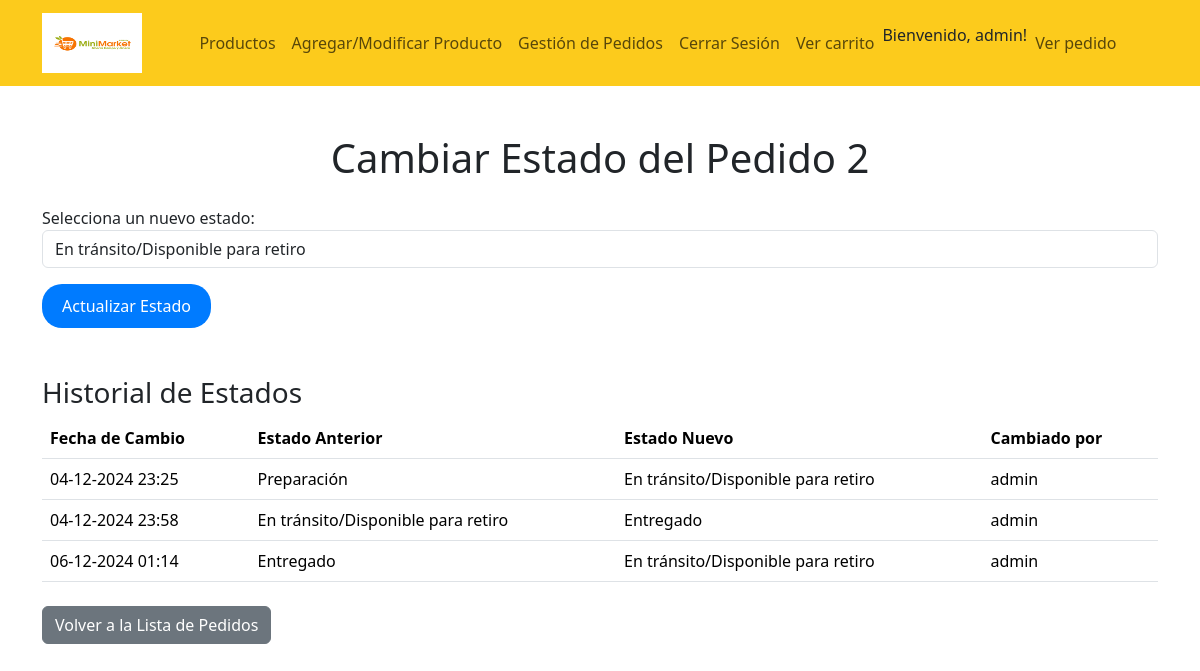
Page /pedido/2/cambiar_estado/ (signed in) on the committed database.
### core/models.py (models this page shows, shortened)
class Usuario(AbstractUser):
    PREGUNTAS_RECUPERACION = [
        ('1', '¿Cuál es el nombre de tu primera mascota?'),
        ('2', '¿Cuál es tu comida favorita?'),
        ('3', '¿Cuál es el nombre de tu mejor amigo de la infancia?'),
    ]
    nombre = models.CharField(max_length=150)
    correo = models.EmailField(unique=True)
    pregunta_recuperacion = models.CharField(max_length=1, choices=PREGUNTAS_RECUPERACION)
    respuesta_pregunta = models.CharField(max_length=150)
    rol = models.CharField(max_length=50, choices=[('cliente', 'Cliente'), ('trabajador', 'Trabajador'), ('administrador', 'Administrador')])
    USERNAME_FIELD = 'correo'  # Usa 'correo' para autenticación
    REQUIRED_FIELDS = ['username', 'nombre', 'rol']  # 'username' sigue siendo obligatorio

class Pedido(models.Model):
    ESTADOS = [
        ('PRE', 'Preparación'),
        ('TRA', 'En tránsito/Disponible para retiro'),
        ('ENT', 'Entregado'),
        ('CAN', 'Cancelado'),
    ]
    nombre_cliente = models.CharField(max_length=100)
    direccion_envio = models.CharField(max_length=255)
    correo_electronico = models.EmailField()
    productos = models.ManyToManyField('Producto', through='DetallePedido')
    total = models.DecimalField(max_digits=10, decimal_places=2)
    fecha_pedido = models.DateTimeField(auto_now_add=True)
    estado = models.CharField(max_length=3, choices=ESTADOS, default='PRE')  # Campo de estado

class HistorialEstadoPedido(models.Model):
    pedido = models.ForeignKey(Pedido, on_delete=models.CASCADE, related_name='historial_estados')
    estado_anterior = models.CharField(max_length=3, choices=Pedido.ESTADOS)
    estado_nuevo = models.CharField(max_length=3, choices=Pedido.ESTADOS)
    fecha_cambio = models.DateTimeField(auto_now_add=True)
    usuario = models.ForeignKey(settings.AUTH_USER_MODEL, on_delete=models.SET_NULL, null=True, blank=True)  # Actualizado

### core/views.py (the view, shortened to what this page needs)
# urls.py: path('pedido/<int:pedido_id>/cambiar_estado/', views.cambiar_estado_pedido, name='cambiar_estado_pedido'),
@login_required
@role_required('administrador')
def cambiar_estado_pedido(request, pedido_id):
    pedido = get_object_or_404(Pedido, id=pedido_id)
    return render(request, 'core/cambiar_estado_pedido.html', {'pedido': pedido})

### core/templates/core/cambiar_estado_pedido.html (shortened to what this page needs)
{% extends 'core/base.html' %}
{% block main %}
<div class="container mt-5">
    <h1 class="text-center">Cambiar Estado del Pedido {{ pedido.id }}</h1>
    <form method="post" class="mt-4">
        <div class="form-group">
            <label for="estado">Selecciona un nuevo estado:</label>
            <select name="estado" id="estado" class="form-control">
                {% for key, value in pedido.ESTADOS %}
                <option value="{{ key }}" {% if pedido.estado == key %}selected{% endif %}>
                    {{ value }}
                </option>
                {% endfor %}
            </select>
        </div>
        <button type="submit" class="btn btn-primary mt-3">Actualizar Estado</button>
    </form>
    <h3 class="mt-5">Historial de Estados</h3>
    <table class="table">
        <thead>
            <tr>
                <th>Fecha de Cambio</th>
                <th>Estado Anterior</th>
                <th>Estado Nuevo</th>
                <th>Cambiado por</th>
            </tr>
        </thead>
        <tbody>
            {% for historial in pedido.historial_estados.all %}
            <tr>
                <td>{{ historial.fecha_cambio|date:"d-m-Y H:i" }}</td>
                <td>{{ historial.get_estado_anterior_display }}</td>
                <td>{{ historial.get_estado_nuevo_display }}</td>
                <td>{{ historial.usuario.username|default:"Desconocido" }}</td>
            </tr>
            {% endfor %}
        </tbody>
    </table>
    <div class="mt-4">
        <a href="{% url 'lista_pedidos' %}" class="btn btn-secondary">Volver a la Lista de Pedidos</a>
    </div>
</div>
{% endblock %}

### core/templates/core/base.html (shortened to what this page needs)
{% load static %}
<!DOCTYPE html>
<html lang="es">
<head>
    <link rel="stylesheet" href="{% static 'css/bootstrap.css' %}">
    <link rel="stylesheet" href="{% static 'css/style.css' %}">
</head>
<body>
    <nav class="navbar navbar-expand-lg navbar-red">
        <div class="container">
            <a class="navbar-brand" href="#">
                <img src="{% static 'img/logo.png' %}" alt="Logo" width="100" height="60" class="d-inline-block align-top">
            </a>
            <div class="collapse navbar-collapse" id="navbarNav">
                <ul class="navbar-nav mx-auto">
                    <li class="nav-item">
                        <a class="nav-link" href="{% url 'lista_productos' %}">Productos</a>
                    </li>
                    {% if user.is_staff %}
                    <li class="nav-item">
                        <a class="nav-link" href="{% url 'agregar_producto' %}">Agregar/Modificar Producto</a>
                    </li>
                    {% endif %}
                    {% if user.is_staff %}
                    <li class="nav-item">
                        <a class="nav-link" href="{% url 'lista_pedidos' %}">Gestión de Pedidos</a>
                    </li>
                    {% endif %}
                    {% if user.is_authenticated %}
                    <li class="nav-item">
                        <a class="nav-link" href="{% url 'logout' %}">Cerrar Sesión</a>
                    </li>
                    {% else %}
                    <li class="nav-item">
                        <a class="nav-link" href="{% url 'login' %}">Iniciar Sesión</a>
                    </li>
                    {% endif %}
                    {% if user.is_authenticated %}
                    <li class="nav-item">
                        <a class="nav-link" href="{% url 'ver_carrito' %}">Ver carrito</a>
                    </li>
                    {% endif %}
                    {% if user.is_authenticated %}
                    <li class="nav-item">
                        <p>Bienvenido, {{ user.username }}!</p>
                    </li>
                    {% endif %}
                    {% if user.is_authenticated %}
                    <li class="nav-item">
                        <a class="nav-link" href="{% url 'estado_pedido' %}">Ver pedido</a>
                    </li>
                    {% endif %}
                </ul>
            </div>
        </div>
    </nav>
    {% block main %}
    {% endblock %}
</body>
</html>

### core/static/css/style.css (style rules this page uses)
.navbar-red { background-color: #fccb1c!important; }
.navbar-nav { margin: 0 auto; }
.btn-primary { background-color: #007bff; border: none; border-radius: 20px; padding: 10px 20px; transition: background-color 0.3s, transform 0.3s; }

### rows in the picture
Usuario: username "admin"
Pedido: id "2", estado "En tránsito/Disponible para retiro"
HistorialEstadoPedido: fecha_cambio "04-12-2024 23:25", estado_anterior "Preparación", estado_nuevo "En tránsito/Disponible para retiro", usuario.username "admin"
HistorialEstadoPedido: fecha_cambio "04-12-2024 23:58", estado_anterior "En tránsito/Disponible para retiro", estado_nuevo "Entregado", usuario.username "admin"
HistorialEstadoPedido: fecha_cambio "06-12-2024 01:14", estado_anterior "Entregado", estado_nuevo "En tránsito/Disponible para retiro", usuario.username "admin"
